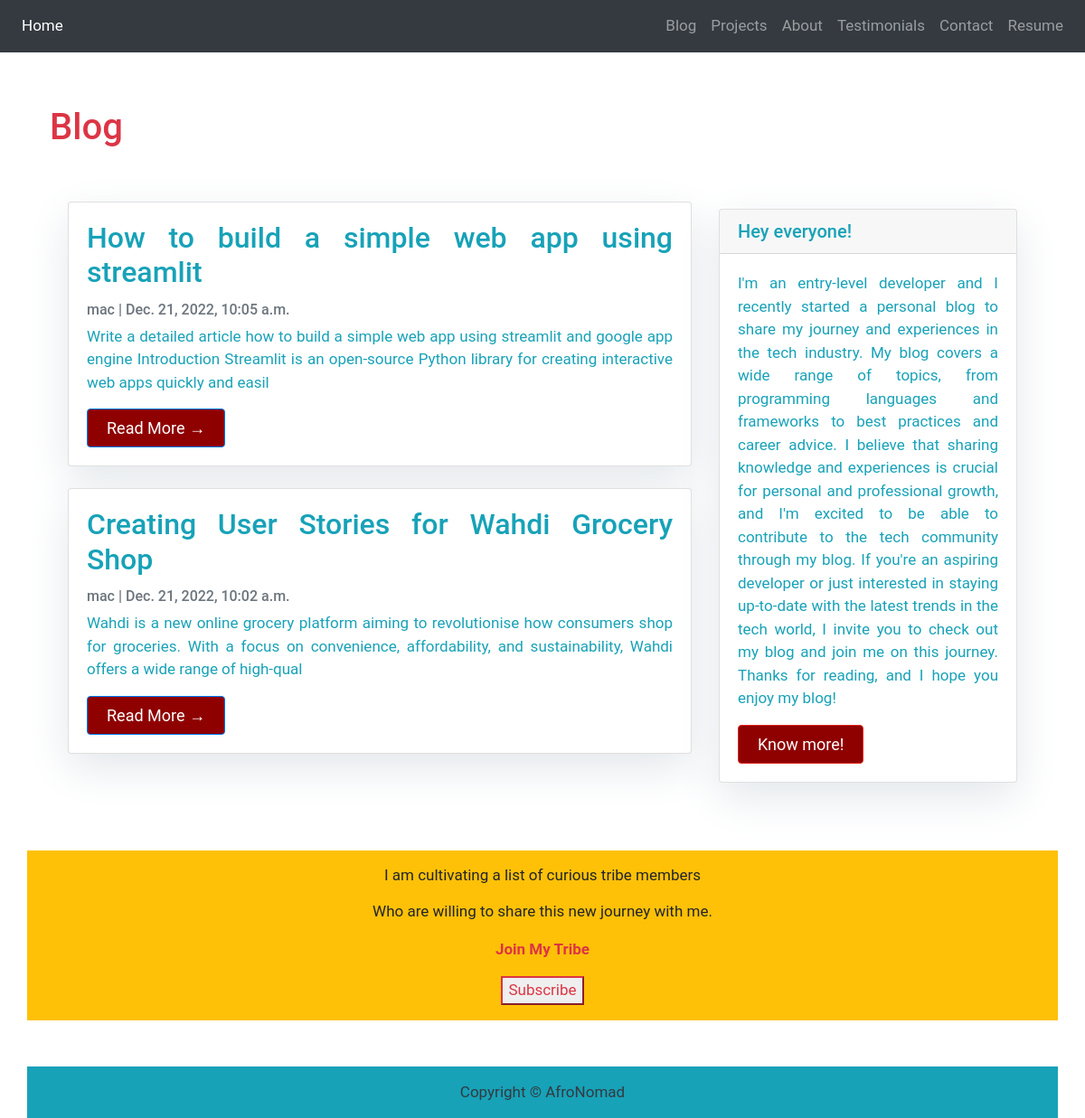
Screenshot of /blog/ with the database file from the repository.
### core/models.py (models this page shows, shortened)
class Post(models.Model):
    title = models.CharField(max_length=200, unique=True, default='default')
    slug = models.SlugField(max_length=200, unique=True, default='default')
    author = models.ForeignKey(User, on_delete=models.CASCADE, related_name='blog_posts', default='admin')
    updated_on = models.DateTimeField(auto_now=True)
    image = models.ImageField(upload_to='afro/img', blank=True, null=True)
    content = models.TextField()
    created_on = models.DateTimeField(default=timezone.now)
    status = models.IntegerField(choices=STATUS, default=0)
    class Meta:
        ordering = ['-created_on']

### core/views.py (the view)
# urls.py: path('blog/', views.PostList.as_view(), name='blog'),
class PostList(generic.ListView):
    queryset = Post.objects.filter(status=1).order_by('-created_on')
    template_name = 'afro/blog.html'

### core/templates/afro/blog.html (shortened to what this page needs)
{% extends 'afro/index.html' %}
{% load static %}
    {% block content%}
    <div class="body">
        <div class="first row text-info">
            <div class="bodY-header">
                <h1 class="text-danger" style="padding: 10px;">Blog</h1>
            </div>
            <br>
            <br>
        </div>
        <div class="container mt-4">
            <div class="body text-justify">
                <div class="first row text-info">
                    <div class="col-md-8 mt-3 left">
                        {% for post in post_list %}
                        <div class="card mb-4">
                            <div class="card-body">
                                <h2 class="card-title">{{ post.title }}</h2>
                                <p class="card-text text-muted h6">{{ post.author }} | {{ post.created_on}} </p>
                                <p class="card-text">{{post.content|slice:":200" }}</p>
                                <a href="{% url 'post_detail' post.slug  %}" class="btn btn-primary">Read More &rarr;</a>
                            </div>
                        </div>
                        {% endfor %}
                    </div>
                    {% block sidebar %} {% include 'afro/sidebar.html' %} {% endblock sidebar %}
                </div>
            </div>
        </div>
    </div>
    {% endblock %}

### static/afro/css/main.css (style rules this page uses)
body { font-family: "Roboto", sans-serif; font-size: 17px; }
.card { box-shadow: 0 16px 48px #E3E7EB; }
.btn { padding: 7px 21px; background-color: rgb(143, 1, 1); color: white; font-size: 18px; }

### rows the page displays
Post: title "How to build a simple web app using streamlit", author "mac", created_on "Dec. 21, 2022, 10:05 a.m.", content "Write a detailed article how to build a simple web app using streamlit and google app engine Introduction Streamlit is an open-source Python library for creating interactive web apps quickly and easil"
Post: title "Creating User Stories for Wahdi Grocery Shop", author "mac", created_on "Dec. 21, 2022, 10:02 a.m.", content "Wahdi is a new online grocery platform aiming to revolutionise how consumers shop for groceries. With a focus on convenience, affordability, and sustainability, Wahdi offers a wide range of high-qual"
